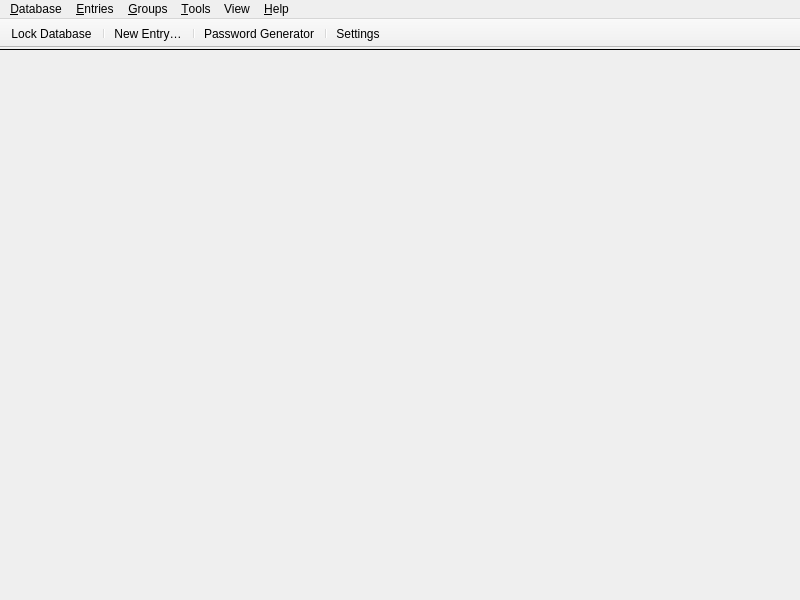
<?xml version="1.0" encoding="UTF-8"?>
<ui version="4.0">
 <class>MainWindow</class>
 <widget class="QMainWindow" name="MainWindow">
  <property name="enabled">
   <bool>true</bool>
  </property>
  <property name="geometry">
   <rect>
    <x>0</x>
    <y>0</y>
    <width>800</width>
    <height>600</height>
   </rect>
  </property>
  <property name="minimumSize">
   <size>
    <width>800</width>
    <height>500</height>
   </size>
  </property>
  <property name="windowTitle">
   <string notr="true">KeePassXC</string>
  </property>
  <widget class="QWidget" name="centralwidget">
   <property name="enabled">
    <bool>true</bool>
   </property>
   <layout class="QVBoxLayout" name="verticalLayout">
    <property name="spacing">
     <number>0</number>
    </property>
    <property name="leftMargin">
     <number>0</number>
    </property>
    <property name="topMargin">
     <number>0</number>
    </property>
    <property name="rightMargin">
     <number>0</number>
    </property>
    <property name="bottomMargin">
     <number>0</number>
    </property>
    <item>
     <widget class="MessageWidget" name="globalMessageWidget" native="true">
      <property name="sizePolicy">
       <sizepolicy hsizetype="Preferred" vsizetype="Preferred">
        <horstretch>0</horstretch>
        <verstretch>0</verstretch>
       </sizepolicy>
      </property>
     </widget>
    </item>
    <item>
     <widget class="Line" name="toolbarSeparator">
      <property name="frameShadow">
       <enum>QFrame::Plain</enum>
      </property>
      <property name="orientation">
       <enum>Qt::Horizontal</enum>
      </property>
     </widget>
    </item>
    <item>
     <widget class="QStackedWidget" name="stackedWidget">
      <property name="sizePolicy">
       <sizepolicy hsizetype="Preferred" vsizetype="Preferred">
        <horstretch>0</horstretch>
        <verstretch>0</verstretch>
       </sizepolicy>
      </property>
      <property name="currentIndex">
       <number>2</number>
      </property>
      <widget class="QWidget" name="pageDatabase">
       <layout class="QVBoxLayout" name="verticalLayout_2">
        <property name="leftMargin">
         <number>0</number>
        </property>
        <property name="topMargin">
         <number>0</number>
        </property>
        <property name="rightMargin">
         <number>0</number>
        </property>
        <property name="bottomMargin">
         <number>0</number>
        </property>
        <item>
         <widget class="DatabaseTabWidget" name="tabWidget">
          <property name="currentIndex">
           <number>-1</number>
          </property>
          <property name="tabsClosable">
           <bool>true</bool>
          </property>
          <property name="movable">
           <bool>true</bool>
          </property>
         </widget>
        </item>
       </layout>
      </widget>
      <widget class="QWidget" name="pageSettings">
       <layout class="QVBoxLayout" name="verticalLayout_3">
        <property name="leftMargin">
         <number>0</number>
        </property>
        <property name="topMargin">
         <number>0</number>
        </property>
        <property name="rightMargin">
         <number>0</number>
        </property>
        <property name="bottomMargin">
         <number>0</number>
        </property>
        <item>
         <widget class="ApplicationSettingsWidget" name="settingsWidget" native="true"/>
        </item>
       </layout>
      </widget>
      <widget class="QWidget" name="pageWelcome">
       <layout class="QVBoxLayout" name="verticalLayout_5">
        <item>
         <layout class="QHBoxLayout" name="horizontalLayout">
          <item>
           <spacer name="horizontalSpacer">
            <property name="orientation">
             <enum>Qt::Horizontal</enum>
            </property>
            <property name="sizeType">
             <enum>QSizePolicy::MinimumExpanding</enum>
            </property>
            <property name="sizeHint" stdset="0">
             <size>
              <width>50</width>
              <height>20</height>
             </size>
            </property>
           </spacer>
          </item>
          <item>
           <widget class="WelcomeWidget" name="welcomeWidget" native="true"/>
          </item>
          <item>
           <spacer name="horizontalSpacer_2">
            <property name="orientation">
             <enum>Qt::Horizontal</enum>
            </property>
            <property name="sizeType">
             <enum>QSizePolicy::MinimumExpanding</enum>
            </property>
            <property name="sizeHint" stdset="0">
             <size>
              <width>50</width>
              <height>20</height>
             </size>
            </property>
           </spacer>
          </item>
         </layout>
        </item>
       </layout>
      </widget>
      <widget class="QWidget" name="pagePasswordGenerator">
       <layout class="QVBoxLayout" name="verticalLayout_6">
        <property name="leftMargin">
         <number>60</number>
        </property>
        <property name="topMargin">
         <number>30</number>
        </property>
        <property name="rightMargin">
         <number>60</number>
        </property>
        <item>
         <spacer name="verticalSpacer_2">
          <property name="orientation">
           <enum>Qt::Vertical</enum>
          </property>
          <property name="sizeHint" stdset="0">
           <size>
            <width>20</width>
            <height>40</height>
           </size>
          </property>
         </spacer>
        </item>
        <item>
         <widget class="PasswordGeneratorWidget" name="passwordGeneratorWidget" native="true"/>
        </item>
        <item>
         <spacer name="verticalSpacer">
          <property name="orientation">
           <enum>Qt::Vertical</enum>
          </property>
          <property name="sizeHint" stdset="0">
           <size>
            <width>20</width>
            <height>40</height>
           </size>
          </property>
         </spacer>
        </item>
       </layout>
      </widget>
     </widget>
    </item>
   </layout>
  </widget>
  <widget class="QMenuBar" name="menubar">
   <property name="geometry">
    <rect>
     <x>0</x>
     <y>0</y>
     <width>800</width>
     <height>22</height>
    </rect>
   </property>
   <property name="contextMenuPolicy">
    <enum>Qt::PreventContextMenu</enum>
   </property>
   <widget class="QMenu" name="menuFile">
    <property name="title">
     <string>&amp;Database</string>
    </property>
    <widget class="QMenu" name="menuRecentDatabases">
     <property name="title">
      <string>&amp;Recent Databases</string>
     </property>
    </widget>
    <widget class="QMenu" name="menuExport">
     <property name="title">
      <string>&amp;Export</string>
     </property>
     <addaction name="actionExportCsv"/>
     <addaction name="actionExportHtml"/>
     <addaction name="actionExportXML"/>
    </widget>
    <widget class="QMenu" name="menuRemoteSync">
     <property name="title">
      <string>Remote S&amp;ync…</string>
     </property>
     <addaction name="separator"/>
    </widget>
    <addaction name="actionDatabaseNew"/>
    <addaction name="actionDatabaseOpen"/>
    <addaction name="menuRecentDatabases"/>
    <addaction name="actionDatabaseSave"/>
    <addaction name="actionDatabaseSaveAs"/>
    <addaction name="actionDatabaseSaveBackup"/>
    <addaction name="actionDatabaseClose"/>
    <addaction name="separator"/>
    <addaction name="actionLockDatabase"/>
    <addaction name="actionLockAllDatabases"/>
    <addaction name="separator"/>
    <addaction name="actionDatabaseSettings"/>
    <addaction name="actionDatabaseSecurity"/>
    <addaction name="actionReports"/>
    <addaction name="separator"/>
    <addaction name="actionPasskeys"/>
    <addaction name="actionImportPasskey"/>
    <addaction name="separator"/>
    <addaction name="actionDatabaseMerge"/>
    <addaction name="menuRemoteSync"/>
    <addaction name="actionImport"/>
    <addaction name="menuExport"/>
    <addaction name="separator"/>
    <addaction name="actionQuit"/>
   </widget>
   <widget class="QMenu" name="menuHelp">
    <property name="title">
     <string>&amp;Help</string>
    </property>
    <addaction name="separator"/>
    <addaction name="actionGettingStarted"/>
    <addaction name="actionUserGuide"/>
    <addaction name="actionKeyboardShortcuts"/>
    <addaction name="actionOnlineHelp"/>
    <addaction name="separator"/>
    <addaction name="actionCheckForUpdates"/>
    <addaction name="actionDonate"/>
    <addaction name="actionBugReport"/>
    <addaction name="actionAbout"/>
   </widget>
   <widget class="QMenu" name="menuEntries">
    <property name="title">
     <string>&amp;Entries</string>
    </property>
    <property name="separatorsCollapsible">
     <bool>true</bool>
    </property>
    <widget class="QMenu" name="menuEntryCopyAttribute">
     <property name="toolTip">
      <string/>
     </property>
     <property name="title">
      <string>Copy Att&amp;ribute</string>
     </property>
     <addaction name="actionEntryCopyTitle"/>
     <addaction name="actionEntryCopyNotes"/>
     <addaction name="separator"/>
    </widget>
    <widget class="QMenu" name="menuEntryTotp">
     <property name="title">
      <string>TOTP</string>
     </property>
     <addaction name="actionEntryCopyTotp"/>
     <addaction name="actionEntryCopyPasswordTotp"/>
     <addaction name="actionEntryTotp"/>
     <addaction name="actionEntryTotpQRCode"/>
     <addaction name="actionEntrySetupTotp"/>
    </widget>
    <widget class="QMenu" name="menuTags">
     <property name="tearOffEnabled">
      <bool>true</bool>
     </property>
     <property name="title">
      <string>Tags</string>
     </property>
    </widget>
    <addaction name="separator"/>
    <addaction name="actionEntryNew"/>
    <addaction name="actionEntryEdit"/>
    <addaction name="actionEntryExpire"/>
    <addaction name="actionEntryClone"/>
    <addaction name="actionEntryDelete"/>
    <addaction name="separator"/>
    <addaction name="actionEntryMoveUp"/>
    <addaction name="actionEntryMoveDown"/>
    <addaction name="separator"/>
    <addaction name="actionEntryCopyUsername"/>
    <addaction name="actionEntryCopyPassword"/>
    <addaction name="actionEntryCopyURL"/>
    <addaction name="menuEntryCopyAttribute"/>
    <addaction name="menuEntryTotp"/>
    <addaction name="menuTags"/>
    <addaction name="separator"/>
    <addaction name="actionEntryAutoType"/>
    <addaction name="separator"/>
    <addaction name="actionEntryImportPasskey"/>
    <addaction name="actionEntryRemovePasskey"/>
    <addaction name="separator"/>
    <addaction name="actionEntryOpenUrl"/>
    <addaction name="actionEntryDownloadIcon"/>
    <addaction name="separator"/>
    <addaction name="actionEntryAddToAgent"/>
    <addaction name="actionEntryRemoveFromAgent"/>
    <addaction name="separator"/>
    <addaction name="actionEntryRestore"/>
   </widget>
   <widget class="QMenu" name="menuGroups">
    <property name="title">
     <string>&amp;Groups</string>
    </property>
    <addaction name="actionGroupEmptyRecycleBin"/>
    <addaction name="separator"/>
    <addaction name="actionGroupNew"/>
    <addaction name="actionGroupEdit"/>
    <addaction name="actionGroupClone"/>
    <addaction name="actionGroupDelete"/>
    <addaction name="separator"/>
    <addaction name="actionGroupSortAsc"/>
    <addaction name="actionGroupSortDesc"/>
    <addaction name="separator"/>
    <addaction name="actionGroupDownloadFavicons"/>
   </widget>
   <widget class="QMenu" name="menuTools">
    <property name="title">
     <string>&amp;Tools</string>
    </property>
    <addaction name="actionPasswordGenerator"/>
    <addaction name="actionClearSSHAgent"/>
    <addaction name="actionSettings"/>
   </widget>
   <widget class="QMenu" name="menuView">
    <property name="title">
     <string>View</string>
    </property>
    <widget class="QMenu" name="menuTheme">
     <property name="title">
      <string>Theme</string>
     </property>
     <addaction name="actionThemeAuto"/>
     <addaction name="actionThemeLight"/>
     <addaction name="actionThemeDark"/>
     <addaction name="actionThemeClassic"/>
    </widget>
    <addaction name="menuTheme"/>
    <addaction name="actionCompactMode"/>
    <addaction name="actionAlwaysOnTop"/>
    <addaction name="actionAllowScreenCapture"/>
    <addaction name="separator"/>
    <addaction name="actionShowPreviewPanel"/>
    <addaction name="actionShowGroupPanel"/>
    <addaction name="separator"/>
    <addaction name="actionShowMenubar"/>
    <addaction name="actionShowToolbar"/>
    <addaction name="separator"/>
    <addaction name="actionHideUsernames"/>
    <addaction name="actionHidePasswords"/>
   </widget>
   <addaction name="menuFile"/>
   <addaction name="menuEntries"/>
   <addaction name="menuGroups"/>
   <addaction name="menuTools"/>
   <addaction name="menuView"/>
   <addaction name="menuHelp"/>
  </widget>
  <widget class="KPToolBar" name="toolBar">
   <property name="contextMenuPolicy">
    <enum>Qt::PreventContextMenu</enum>
   </property>
   <property name="movable">
    <bool>false</bool>
   </property>
   <property name="iconSize">
    <size>
     <width>20</width>
     <height>20</height>
    </size>
   </property>
   <attribute name="toolBarArea">
    <enum>TopToolBarArea</enum>
   </attribute>
   <attribute name="toolBarBreak">
    <bool>false</bool>
   </attribute>
   <addaction name="actionLockDatabaseToolbar"/>
   <addaction name="separator"/>
   <addaction name="actionEntryNew"/>
   <addaction name="separator"/>
   <addaction name="actionPasswordGenerator"/>
   <addaction name="separator"/>
   <addaction name="actionSettings"/>
  </widget>
  <action name="actionQuit">
   <property name="text">
    <string>&amp;Quit</string>
   </property>
   <property name="toolTip">
    <string>Quit Application</string>
   </property>
   <property name="shortcut">
    <string notr="true">Ctrl+Q</string>
   </property>
   <property name="menuRole">
    <enum>QAction::QuitRole</enum>
   </property>
  </action>
  <action name="actionAbout">
   <property name="text">
    <string>&amp;About</string>
   </property>
   <property name="toolTip">
    <string>Open About Dialog</string>
   </property>
   <property name="menuRole">
    <enum>QAction::AboutRole</enum>
   </property>
  </action>
  <action name="actionCheckForUpdates">
   <property name="text">
    <string>&amp;Check for Updates</string>
   </property>
   <property name="menuRole">
    <enum>QAction::ApplicationSpecificRole</enum>
   </property>
  </action>
  <action name="actionDatabaseOpen">
   <property name="text">
    <string>&amp;Open Database…</string>
   </property>
   <property name="toolTip">
    <string>Open Database</string>
   </property>
   <property name="shortcut">
    <string notr="true">Ctrl+O</string>
   </property>
  </action>
  <action name="actionDatabaseSave">
   <property name="text">
    <string>&amp;Save Database</string>
   </property>
   <property name="shortcut">
    <string notr="true">Ctrl+S</string>
   </property>
  </action>
  <action name="actionDatabaseClose">
   <property name="text">
    <string>&amp;Close Database</string>
   </property>
   <property name="shortcut">
    <string notr="true">Ctrl+W</string>
   </property>
  </action>
  <action name="actionDatabaseNew">
   <property name="text">
    <string>&amp;New Database…</string>
   </property>
   <property name="toolTip">
    <string>Create Database</string>
   </property>
   <property name="shortcut">
    <string notr="true">Ctrl+Shift+N</string>
   </property>
  </action>
  <action name="actionDatabaseMerge">
   <property name="text">
    <string>&amp;Merge From Database…</string>
   </property>
   <property name="toolTip">
    <string>Merge From Database</string>
   </property>
  </action>
  <action name="actionEntryNew">
   <property name="text">
    <string>&amp;New Entry…</string>
   </property>
   <property name="toolTip">
    <string>New Entry</string>
   </property>
   <property name="shortcut">
    <string notr="true">Ctrl+N</string>
   </property>
  </action>
  <action name="actionEntryEdit">
   <property name="text">
    <string>&amp;Edit Entry…</string>
   </property>
   <property name="iconText">
    <string>Edit Entry…</string>
   </property>
   <property name="toolTip">
    <string>Edit Entry</string>
   </property>
   <property name="shortcut">
    <string notr="true">Ctrl+E</string>
   </property>
  </action>
  <action name="actionEntryExpire">
   <property name="enabled">
    <bool>false</bool>
   </property>
   <property name="text">
    <string>E&amp;xpire Entry</string>
   </property>
   <property name="iconText">
    <string>Expire Entry</string>
   </property>
   <property name="toolTip">
    <string>Expire Entry</string>
   </property>
  </action>
  <action name="actionEntryDelete">
   <property name="text">
    <string>&amp;Delete Entry</string>
   </property>
   <property name="iconText">
    <string>Delete Entry</string>
   </property>
   <property name="toolTip">
    <string>Delete Entry</string>
   </property>
   <property name="shortcut">
    <string notr="true">Del</string>
   </property>
  </action>
  <action name="actionGroupNew">
   <property name="text">
    <string>&amp;New Group…</string>
   </property>
   <property name="toolTip">
    <string>Create Group</string>
   </property>
  </action>
  <action name="actionGroupEdit">
   <property name="text">
    <string>&amp;Edit Group…</string>
   </property>
   <property name="toolTip">
    <string>Edit Group</string>
   </property>
  </action>
  <action name="actionGroupDelete">
   <property name="text">
    <string>&amp;Delete Group…</string>
   </property>
   <property name="toolTip">
    <string>Delete Group</string>
   </property>
  </action>
  <action name="actionGroupDownloadFavicons">
   <property name="text">
    <string>Download All &amp;Favicons…</string>
   </property>
   <property name="toolTip">
    <string>Download All Favicons</string>
   </property>
  </action>
  <action name="actionGroupSortAsc">
   <property name="text">
    <string>Sort &amp;A-Z</string>
   </property>
   <property name="toolTip">
    <string>Sort Groups A-Z</string>
   </property>
  </action>
  <action name="actionGroupSortDesc">
   <property name="text">
    <string>Sort &amp;Z-A</string>
   </property>
   <property name="toolTip">
    <string>Sort Groups Z-A</string>
   </property>
  </action>
  <action name="actionDatabaseSaveAs">
   <property name="text">
    <string>Sa&amp;ve Database As…</string>
   </property>
   <property name="toolTip">
    <string>Save Database As</string>
   </property>
   <property name="shortcut">
    <string notr="true">Ctrl+Shift+S</string>
   </property>
  </action>
  <action name="actionDatabaseSecurity">
   <property name="text">
    <string>Database &amp;Security…</string>
   </property>
   <property name="toolTip">
    <string>Show Database Security</string>
   </property>
  </action>
  <action name="actionReports">
   <property name="checkable">
    <bool>true</bool>
   </property>
   <property name="text">
    <string>Database &amp;Reports…</string>
   </property>
   <property name="toolTip">
    <string>Show Database Reports</string>
   </property>
   <property name="shortcut">
    <string notr="true">Ctrl+Shift+R</string>
   </property>
   <property name="menuRole">
    <enum>QAction::NoRole</enum>
   </property>
  </action>
  <action name="actionDatabaseSettings">
   <property name="checkable">
    <bool>true</bool>
   </property>
   <property name="text">
    <string>&amp;Database Settings…</string>
   </property>
   <property name="toolTip">
    <string>Show Database Settings</string>
   </property>
   <property name="shortcut">
    <string notr="true">Ctrl+Shift+,</string>
   </property>
   <property name="menuRole">
    <enum>QAction::NoRole</enum>
   </property>
  </action>
  <action name="actionPasskeys">
   <property name="text">
    <string>Passkeys…</string>
   </property>
   <property name="toolTip">
    <string>Show Passkeys</string>
   </property>
   <property name="menuRole">
    <enum>QAction::NoRole</enum>
   </property>
  </action>
  <action name="actionImportPasskey">
   <property name="text">
    <string>Import Passkey</string>
   </property>
   <property name="toolTip">
    <string>Import Passkey</string>
   </property>
   <property name="menuRole">
    <enum>QAction::NoRole</enum>
   </property>
  </action>
  <action name="actionEntryClone">
   <property name="text">
    <string>&amp;Clone Entry…</string>
   </property>
   <property name="toolTip">
    <string>Clone Entry</string>
   </property>
   <property name="shortcut">
    <string notr="true">Ctrl+D</string>
   </property>
  </action>
  <action name="actionEntryMoveUp">
   <property name="text">
    <string>Move u&amp;p</string>
   </property>
   <property name="toolTip">
    <string>Move Entry Up</string>
   </property>
   <property name="shortcut">
    <string notr="true">Alt+Up</string>
   </property>
  </action>
  <action name="actionEntryMoveDown">
   <property name="text">
    <string>Move do&amp;wn</string>
   </property>
   <property name="toolTip">
    <string>Move Entry Down</string>
   </property>
   <property name="shortcut">
    <string notr="true">Alt+Down</string>
   </property>
  </action>
  <action name="actionEntryCopyUsername">
   <property name="text">
    <string>Copy &amp;Username</string>
   </property>
   <property name="toolTip">
    <string>Copy Username</string>
   </property>
   <property name="shortcut">
    <string notr="true">Ctrl+B</string>
   </property>
  </action>
  <action name="actionEntryCopyPassword">
   <property name="text">
    <string>Copy &amp;Password</string>
   </property>
   <property name="toolTip">
    <string>Copy Password</string>
   </property>
   <property name="shortcut">
    <string notr="true">Ctrl+C</string>
   </property>
  </action>
  <action name="actionSettings">
   <property name="checkable">
    <bool>true</bool>
   </property>
   <property name="text">
    <string>&amp;Settings</string>
   </property>
   <property name="toolTip">
    <string>Show Application Settings</string>
   </property>
   <property name="shortcut">
    <string notr="true">Ctrl+,</string>
   </property>
   <property name="menuRole">
    <enum>QAction::PreferencesRole</enum>
   </property>
  </action>
  <action name="actionPasswordGenerator">
   <property name="checkable">
    <bool>true</bool>
   </property>
   <property name="text">
    <string>&amp;Password Generator</string>
   </property>
   <property name="toolTip">
    <string>Show Password Generator</string>
   </property>
  </action>
  <action name="actionEntryAutoType">
   <property name="text">
    <string>Perform &amp;Auto-Type</string>
   </property>
  </action>
  <action name="actionEntryImportPasskey">
   <property name="text">
    <string>Import Passkey</string>
   </property>
  </action>
  <action name="actionEntryRemovePasskey">
   <property name="text">
    <string>Remove Passkey From Entry</string>
   </property>
  </action>
  <action name="actionEntryAutoTypeUsername">
   <property name="enabled">
    <bool>false</bool>
   </property>
   <property name="text">
    <string notr="true">{USERNAME}</string>
   </property>
   <property name="iconText">
    <string notr="true">{USERNAME}</string>
   </property>
   <property name="toolTip">
    <string>Perform Auto-Type: {USERNAME}</string>
   </property>
  </action>
  <action name="actionEntryAutoTypeUsernameEnter">
   <property name="enabled">
    <bool>false</bool>
   </property>
   <property name="text">
    <string notr="true">{USERNAME}{ENTER}</string>
   </property>
   <property name="iconText">
    <string notr="true">{USERNAME}{ENTER}</string>
   </property>
   <property name="toolTip">
    <string>Perform Auto-Type: {USERNAME}{ENTER}</string>
   </property>
  </action>
  <action name="actionEntryAutoTypePassword">
   <property name="enabled">
    <bool>false</bool>
   </property>
   <property name="text">
    <string notr="true">{PASSWORD}</string>
   </property>
   <property name="iconText">
    <string notr="true">{PASSWORD}</string>
   </property>
   <property name="toolTip">
    <string>Perform Auto-Type: {PASSWORD}</string>
   </property>
  </action>
  <action name="actionEntryAutoTypePasswordEnter">
   <property name="enabled">
    <bool>false</bool>
   </property>
   <property name="text">
    <string notr="true">{PASSWORD}{ENTER}</string>
   </property>
   <property name="iconText">
    <string notr="true">{PASSWORD}{ENTER}</string>
   </property>
   <property name="toolTip">
    <string>Perform Auto-Type: {PASSWORD}{ENTER}</string>
   </property>
  </action>
  <action name="actionEntryAutoTypeTOTP">
   <property name="enabled">
    <bool>false</bool>
   </property>
   <property name="text">
    <string notr="true">{TOTP}</string>
   </property>
   <property name="iconText">
    <string notr="true">{TOTP}</string>
   </property>
   <property name="toolTip">
    <string>Perform Auto-Type: {TOTP}</string>
   </property>
  </action>
  <action name="actionEntryAutoTypeURL">
   <property name="enabled">
    <bool>false</bool>
   </property>
   <property name="text">
    <string notr="true">{URL}</string>
   </property>
   <property name="iconText">
    <string notr="true">{URL}</string>
   </property>
   <property name="toolTip">
    <string notr="true">{URL}</string>
   </property>
  </action>
  <action name="actionEntryAutoTypeURLEnter">
   <property name="enabled">
    <bool>false</bool>
   </property>
   <property name="text">
    <string notr="true">{URL}{ENTER}</string>
   </property>
   <property name="iconText">
    <string notr="true">{URL}{ENTER}</string>
   </property>
   <property name="toolTip">
    <string notr="true">{URL}{ENTER}</string>
   </property>
  </action>
  <action name="actionEntryDownloadIcon">
   <property name="text">
    <string>Download &amp;Favicon</string>
   </property>
   <property name="shortcut">
    <string notr="true">Ctrl+Shift+D</string>
   </property>
  </action>
  <action name="actionEntryOpenUrl">
   <property name="text">
    <string>Open &amp;URL</string>
   </property>
   <property name="shortcut">
    <string notr="true">Ctrl+Shift+U</string>
   </property>
  </action>
  <action name="actionLockDatabase">
   <property name="text">
    <string>&amp;Lock Database</string>
   </property>
   <property name="shortcut">
    <string notr="true">Ctrl+L</string>
   </property>
  </action>
  <action name="actionLockAllDatabases">
   <property name="text">
    <string>Lock &amp;All Databases</string>
   </property>
   <property name="shortcut">
    <string notr="true">Ctrl+Shift+L</string>
   </property>
  </action>
  <action name="actionEntryCopyTitle">
   <property name="text">
    <string>&amp;Title</string>
   </property>
   <property name="toolTip">
    <string>Copy Title</string>
   </property>
   <property name="shortcut">
    <string notr="true">Ctrl+I</string>
   </property>
  </action>
  <action name="actionEntryCopyURL">
   <property name="text">
    <string>Copy &amp;URL</string>
   </property>
   <property name="toolTip">
    <string>Copy URL</string>
   </property>
   <property name="shortcut">
    <string notr="true">Ctrl+U</string>
   </property>
  </action>
  <action name="actionEntryCopyNotes">
   <property name="text">
    <string>&amp;Notes</string>
   </property>
   <property name="toolTip">
    <string>Copy Notes</string>
   </property>
  </action>
  <action name="actionExportCsv">
   <property name="text">
    <string>&amp;CSV File…</string>
   </property>
   <property name="toolTip">
    <string>Export to CSV</string>
   </property>
  </action>
  <action name="actionExportHtml">
   <property name="text">
    <string>&amp;HTML File…</string>
   </property>
   <property name="toolTip">
    <string>Export to HTML</string>
   </property>
  </action>
  <action name="actionImportKeePass1">
   <property name="text">
    <string>KeePass 1 Database…</string>
   </property>
   <property name="toolTip">
    <string>Import KeePass1 Database</string>
   </property>
  </action>
  <action name="actionImportOpVault">
   <property name="text">
    <string>1Password Vault…</string>
   </property>
   <property name="toolTip">
    <string>Import 1Password Vault</string>
   </property>
  </action>
  <action name="actionImportCsv">
   <property name="text">
    <string>CSV File…</string>
   </property>
   <property name="toolTip">
    <string>Import CSV File</string>
   </property>
  </action>
  <action name="actionEntryTotp">
   <property name="text">
    <string>Show TOTP</string>
   </property>
   <property name="shortcut">
    <string notr="true">Ctrl+Shift+T</string>
   </property>
  </action>
  <action name="actionEntryTotpQRCode">
   <property name="text">
    <string>Show QR Code</string>
   </property>
   <property name="toolTip">
    <string>Show TOTP QR Code</string>
   </property>
  </action>
  <action name="actionEntrySetupTotp">
   <property name="text">
    <string>Set up TOTP…</string>
   </property>
   <property name="toolTip">
    <string>Set up TOTP</string>
   </property>
  </action>
  <action name="actionEntryCopyTotp">
   <property name="text">
    <string>Copy &amp;TOTP</string>
   </property>
   <property name="shortcut">
    <string notr="true">Ctrl+T</string>
   </property>
  </action>
  <action name="actionEntryCopyPasswordTotp">
   <property name="text">
    <string>Copy Password and TOTP</string>
   </property>
   <property name="shortcut">
    <string notr="true">Ctrl+Y</string>
   </property>
  </action>
  <action name="actionGroupEmptyRecycleBin">
   <property name="text">
    <string>E&amp;mpty recycle bin</string>
   </property>
   <property name="toolTip">
    <string>Empty Recycle Bin</string>
   </property>
  </action>
  <action name="actionDonate">
   <property name="text">
    <string>&amp;Donate</string>
   </property>
   <property name="toolTip">
    <string>Open Donation Website</string>
   </property>
  </action>
  <action name="actionBugReport">
   <property name="text">
    <string>Report a &amp;Bug</string>
   </property>
   <property name="toolTip">
    <string>Open Bug Report</string>
   </property>
  </action>
  <action name="actionGettingStarted">
   <property name="text">
    <string>&amp;Getting Started</string>
   </property>
   <property name="toolTip">
    <string>Open Getting Started Guide</string>
   </property>
  </action>
  <action name="actionOnlineHelp">
   <property name="text">
    <string>&amp;Online Help</string>
   </property>
   <property name="toolTip">
    <string>Open Online Documentation</string>
   </property>
  </action>
  <action name="actionUserGuide">
   <property name="text">
    <string>&amp;User Guide</string>
   </property>
   <property name="toolTip">
    <string>Open User Guide</string>
   </property>
  </action>
  <action name="actionKeyboardShortcuts">
   <property name="text">
    <string>&amp;Keyboard Shortcuts</string>
   </property>
   <property name="toolTip">
    <string>Open Keyboard Shortcuts Guide</string>
   </property>
   <property name="shortcut">
    <string notr="true">Ctrl+/</string>
   </property>
  </action>
  <action name="actionDatabaseSaveBackup">
   <property name="text">
    <string>Save Database Backup…</string>
   </property>
   <property name="toolTip">
    <string>Save Database Backup</string>
   </property>
  </action>
  <action name="actionEntryAddToAgent">
   <property name="text">
    <string>Add key to SSH Agent</string>
   </property>
   <property name="toolTip">
    <string>SSH Agent: Add Key</string>
   </property>
   <property name="shortcut">
    <string notr="true">Ctrl+H</string>
   </property>
  </action>
  <action name="actionEntryRemoveFromAgent">
   <property name="text">
    <string>Remove key from SSH Agent</string>
   </property>
   <property name="toolTip">
    <string>SSH Agent: Remove Key</string>
   </property>
   <property name="shortcut">
    <string notr="true">Ctrl+Shift+H</string>
   </property>
  </action>
  <action name="actionCompactMode">
   <property name="checkable">
    <bool>true</bool>
   </property>
   <property name="text">
    <string>Compact Mode</string>
   </property>
   <property name="toolTip">
    <string>Toggle Compact Mode</string>
   </property>
  </action>
  <action name="actionThemeAuto">
   <property name="checkable">
    <bool>true</bool>
   </property>
   <property name="checked">
    <bool>true</bool>
   </property>
   <property name="text">
    <string>Automatic</string>
   </property>
   <property name="toolTip">
    <string>Set Theme: Automatic</string>
   </property>
  </action>
  <action name="actionThemeLight">
   <property name="checkable">
    <bool>true</bool>
   </property>
   <property name="text">
    <string>Light</string>
   </property>
   <property name="toolTip">
    <string>Set Theme: Light</string>
   </property>
  </action>
  <action name="actionThemeDark">
   <property name="checkable">
    <bool>true</bool>
   </property>
   <property name="text">
    <string>Dark</string>
   </property>
   <property name="toolTip">
    <string>Set Theme: Dark</string>
   </property>
  </action>
  <action name="actionThemeClassic">
   <property name="checkable">
    <bool>true</bool>
   </property>
   <property name="text">
    <string>Classic (Platform-native)</string>
   </property>
   <property name="toolTip">
    <string>Set Theme: Classic</string>
   </property>
  </action>
  <action name="actionShowMenubar">
   <property name="checkable">
    <bool>true</bool>
   </property>
   <property name="checked">
    <bool>true</bool>
   </property>
   <property name="text">
    <string>Show Menubar</string>
   </property>
   <property name="toolTip">
    <string>Toggle Show Menubar</string>
   </property>
  </action>
  <action name="actionShowToolbar">
   <property name="checkable">
    <bool>true</bool>
   </property>
   <property name="checked">
    <bool>true</bool>
   </property>
   <property name="text">
    <string>Show Toolbar</string>
   </property>
   <property name="toolTip">
    <string>Toggle Show Toolbar</string>
   </property>
  </action>
  <action name="actionShowPreviewPanel">
   <property name="checkable">
    <bool>true</bool>
   </property>
   <property name="checked">
    <bool>true</bool>
   </property>
   <property name="text">
    <string>Show Preview Panel</string>
   </property>
   <property name="toolTip">
    <string>Toggle Show Preview Panel</string>
   </property>
  </action>
  <action name="actionAlwaysOnTop">
   <property name="checkable">
    <bool>true</bool>
   </property>
   <property name="text">
    <string>Always on Top</string>
   </property>
   <property name="toolTip">
    <string>Toggle Always on Top</string>
   </property>
   <property name="shortcut">
    <string notr="true">Ctrl+Shift+A</string>
   </property>
  </action>
  <action name="actionHideUsernames">
   <property name="checkable">
    <bool>true</bool>
   </property>
   <property name="text">
    <string>Hide Usernames</string>
   </property>
   <property name="toolTip">
    <string>Toggle Hide Usernames</string>
   </property>
   <property name="shortcut">
    <string notr="true">Ctrl+Shift+B</string>
   </property>
  </action>
  <action name="actionHidePasswords">
   <property name="checkable">
    <bool>true</bool>
   </property>
   <property name="checked">
    <bool>true</bool>
   </property>
   <property name="text">
    <string>Hide Passwords</string>
   </property>
   <property name="toolTip">
    <string>Toggle Hide Passwords</string>
   </property>
   <property name="shortcut">
    <string notr="true">Ctrl+Shift+C</string>
   </property>
  </action>
  <action name="actionEntryAutoTypeSequence">
   <property name="text">
    <string notr="true">{USERNAME}{TAB}{PASSWORD}{ENTER}</string>
   </property>
   <property name="iconText">
    <string notr="true">{USERNAME}{TAB}{PASSWORD}{ENTER}</string>
   </property>
   <property name="toolTip">
    <string notr="true">Perform Auto-Type: Entry Default</string>
   </property>
   <property name="shortcut">
    <string notr="true">Ctrl+Shift+V</string>
   </property>
  </action>
  <action name="actionGroupClone">
   <property name="text">
    <string>Clone Group...</string>
   </property>
  </action>
  <action name="actionEntryRestore">
   <property name="text">
    <string notr="true" extracomment="Translatable string with plural form set in CPP file">Restore Entry(s)</string>
   </property>
   <property name="toolTip">
    <string notr="true" extracomment="Translatable string with plural form set in CPP file">Restore Entry</string>
   </property>
   <property name="shortcut">
    <string notr="true">Ctrl+R</string>
   </property>
  </action>
  <action name="actionLockDatabaseToolbar">
   <property name="text">
    <string>&amp;Lock Database</string>
   </property>
  </action>
  <action name="actionExportXML">
   <property name="text">
    <string>&amp;XML File…</string>
   </property>
   <property name="toolTip">
    <string>Export to XML</string>
   </property>
  </action>
  <action name="actionAllowScreenCapture">
   <property name="checkable">
    <bool>true</bool>
   </property>
   <property name="text">
    <string>Allow Screen Capture</string>
   </property>
   <property name="toolTip">
    <string>Toggle Allow Screen Capture</string>
   </property>
  </action>
  <action name="actionImport1PUX">
   <property name="text">
    <string>1Password 1PUX...</string>
   </property>
   <property name="toolTip">
    <string>Import a 1Password 1PUX file</string>
   </property>
  </action>
  <action name="actionImport">
   <property name="text">
    <string>Import…</string>
   </property>
  </action>
  <action name="actionShowGroupPanel">
   <property name="checkable">
    <bool>true</bool>
   </property>
   <property name="checked">
    <bool>true</bool>
   </property>
   <property name="text">
    <string>Show Group Panel</string>
   </property>
   <property name="toolTip">
    <string>Toggle Show Group Panel</string>
   </property>
  </action>
  <action name="actionClearSSHAgent">
   <property name="text">
    <string>Clear SSH Agent</string>
   </property>
   <property name="toolTip">
    <string>Clear all identities in ssh-agent</string>
   </property>
   <property name="menuRole">
    <enum>QAction::TextHeuristicRole</enum>
   </property>
  </action>
 </widget>
 <customwidgets>
  <customwidget>
   <class>MessageWidget</class>
   <extends>QWidget</extends>
   <header>gui/MessageWidget.h</header>
   <container>1</container>
  </customwidget>
  <customwidget>
   <class>PasswordGeneratorWidget</class>
   <extends>QWidget</extends>
   <header>gui/PasswordGeneratorWidget.h</header>
   <container>1</container>
  </customwidget>
  <customwidget>
   <class>DatabaseTabWidget</class>
   <extends>QTabWidget</extends>
   <header>gui/DatabaseTabWidget.h</header>
   <container>1</container>
  </customwidget>
  <customwidget>
   <class>ApplicationSettingsWidget</class>
   <extends>QWidget</extends>
   <header>gui/ApplicationSettingsWidget.h</header>
   <container>1</container>
  </customwidget>
  <customwidget>
   <class>WelcomeWidget</class>
   <extends>QWidget</extends>
   <header>gui/WelcomeWidget.h</header>
   <container>1</container>
  </customwidget>
  <customwidget>
   <class>KPToolBar</class>
   <extends>QToolBar</extends>
   <header>gui/widgets/KPToolBar.h</header>
  </customwidget>
 </customwidgets>
 <resources/>
 <connections/>
</ui>
